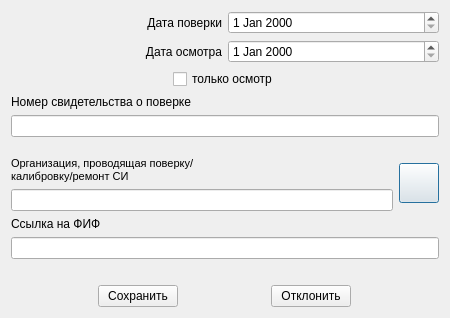
<?xml version="1.0" encoding="UTF-8"?>
<ui version="4.0">
 <class>Dialog</class>
 <widget class="QDialog" name="Dialog">
  <property name="geometry">
   <rect>
    <x>0</x>
    <y>0</y>
    <width>450</width>
    <height>318</height>
   </rect>
  </property>
  <property name="windowTitle">
   <string>Dialog</string>
  </property>
  <layout class="QVBoxLayout" name="verticalLayout_2">
   <item>
    <layout class="QGridLayout" name="gridLayout">
     <item row="0" column="0">
      <widget class="QLabel" name="label">
       <property name="text">
        <string>Дата поверки</string>
       </property>
       <property name="alignment">
        <set>Qt::AlignRight|Qt::AlignTrailing|Qt::AlignVCenter</set>
       </property>
      </widget>
     </item>
     <item row="0" column="1">
      <widget class="QDateEdit" name="dateEdit"/>
     </item>
     <item row="1" column="0">
      <widget class="QLabel" name="label_3">
       <property name="text">
        <string>Дата осмотра</string>
       </property>
       <property name="alignment">
        <set>Qt::AlignRight|Qt::AlignTrailing|Qt::AlignVCenter</set>
       </property>
      </widget>
     </item>
     <item row="1" column="1">
      <widget class="QDateEdit" name="dateEdit_2"/>
     </item>
    </layout>
   </item>
   <item>
    <layout class="QHBoxLayout" name="horizontalLayout">
     <property name="leftMargin">
      <number>0</number>
     </property>
     <property name="rightMargin">
      <number>0</number>
     </property>
     <item>
      <spacer name="horizontalSpacer">
       <property name="orientation">
        <enum>Qt::Horizontal</enum>
       </property>
       <property name="sizeHint" stdset="0">
        <size>
         <width>40</width>
         <height>20</height>
        </size>
       </property>
      </spacer>
     </item>
     <item>
      <widget class="QCheckBox" name="checkBox">
       <property name="text">
        <string>только осмотр</string>
       </property>
      </widget>
     </item>
     <item>
      <spacer name="horizontalSpacer_2">
       <property name="orientation">
        <enum>Qt::Horizontal</enum>
       </property>
       <property name="sizeHint" stdset="0">
        <size>
         <width>40</width>
         <height>20</height>
        </size>
       </property>
      </spacer>
     </item>
    </layout>
   </item>
   <item>
    <layout class="QVBoxLayout" name="verticalLayout">
     <item>
      <widget class="QLabel" name="label_2">
       <property name="text">
        <string>Номер свидетельства о поверке</string>
       </property>
      </widget>
     </item>
     <item>
      <widget class="QLineEdit" name="lineEdit">
       <property name="maxLength">
        <number>30</number>
       </property>
      </widget>
     </item>
    </layout>
   </item>
   <item>
    <layout class="QGridLayout" name="gridLayout_2">
     <item row="0" column="0">
      <widget class="QLabel" name="label_4">
       <property name="maximumSize">
        <size>
         <width>16777215</width>
         <height>16777215</height>
        </size>
       </property>
       <property name="text">
        <string>&lt;!DOCTYPE HTML PUBLIC &quot;-//W3C//DTD HTML 4.0//EN&quot; &quot;http://www.w3.org/TR/REC-html40/strict.dtd&quot;&gt;
&lt;html&gt;&lt;head&gt;&lt;meta name=&quot;qrichtext&quot; content=&quot;1&quot; /&gt;&lt;style type=&quot;text/css&quot;&gt;
p, li { white-space: pre-wrap; }
&lt;/style&gt;&lt;/head&gt;&lt;body style=&quot; font-family:'MS Shell Dlg 2'; font-size:8.25pt; font-weight:400; font-style:normal;&quot;&gt;
&lt;p style=&quot; margin-top:0px; margin-bottom:0px; margin-left:0px; margin-right:0px; -qt-block-indent:0; text-indent:0px;&quot;&gt;&lt;span style=&quot; font-size:8pt;&quot;&gt;Организация, проводящая поверку/&lt;/span&gt;&lt;/p&gt;
&lt;p style=&quot; margin-top:0px; margin-bottom:0px; margin-left:0px; margin-right:0px; -qt-block-indent:0; text-indent:0px;&quot;&gt;&lt;span style=&quot; font-size:8pt;&quot;&gt;калибровку/ремонт СИ&lt;/span&gt;&lt;/p&gt;&lt;/body&gt;&lt;/html&gt;</string>
       </property>
       <property name="alignment">
        <set>Qt::AlignBottom|Qt::AlignLeading|Qt::AlignLeft</set>
       </property>
      </widget>
     </item>
     <item row="1" column="0">
      <widget class="QLineEdit" name="lineEdit_2">
       <property name="readOnly">
        <bool>true</bool>
       </property>
      </widget>
     </item>
     <item row="0" column="1">
      <widget class="QPushButton" name="pushButton_3">
       <property name="minimumSize">
        <size>
         <width>40</width>
         <height>40</height>
        </size>
       </property>
       <property name="maximumSize">
        <size>
         <width>0</width>
         <height>0</height>
        </size>
       </property>
       <property name="font">
        <font>
         <pointsize>12</pointsize>
        </font>
       </property>
       <property name="text">
        <string/>
       </property>
       <property name="icon">
        <iconset>
         <normaloff>ico/book_green.png</normaloff>
         <selectedon>:/ico/ico/book_green.png</selectedon>ico/book_green.png</iconset>
       </property>
       <property name="iconSize">
        <size>
         <width>32</width>
         <height>32</height>
        </size>
       </property>
      </widget>
     </item>
    </layout>
   </item>
   <item>
    <layout class="QVBoxLayout" name="verticalLayout_3">
     <item>
      <widget class="QLabel" name="label_5">
       <property name="text">
        <string>Ссылка на ФИФ</string>
       </property>
      </widget>
     </item>
     <item>
      <widget class="QLineEdit" name="lineEdit_3">
       <property name="maxLength">
        <number>100</number>
       </property>
      </widget>
     </item>
    </layout>
   </item>
   <item>
    <spacer name="verticalSpacer">
     <property name="orientation">
      <enum>Qt::Vertical</enum>
     </property>
     <property name="sizeHint" stdset="0">
      <size>
       <width>20</width>
       <height>40</height>
      </size>
     </property>
    </spacer>
   </item>
   <item>
    <layout class="QHBoxLayout" name="horizontalLayout_3">
     <item>
      <widget class="QPushButton" name="pushButton">
       <property name="sizePolicy">
        <sizepolicy hsizetype="Fixed" vsizetype="Fixed">
         <horstretch>0</horstretch>
         <verstretch>0</verstretch>
        </sizepolicy>
       </property>
       <property name="text">
        <string>Сохранить</string>
       </property>
      </widget>
     </item>
     <item>
      <widget class="QPushButton" name="pushButton_2">
       <property name="sizePolicy">
        <sizepolicy hsizetype="Fixed" vsizetype="Fixed">
         <horstretch>0</horstretch>
         <verstretch>0</verstretch>
        </sizepolicy>
       </property>
       <property name="text">
        <string>Отклонить</string>
       </property>
      </widget>
     </item>
    </layout>
   </item>
  </layout>
 </widget>
 <resources/>
 <connections>
  <connection>
   <sender>pushButton_2</sender>
   <signal>clicked()</signal>
   <receiver>Dialog</receiver>
   <slot>close()</slot>
   <hints>
    <hint type="sourcelabel">
     <x>184</x>
     <y>117</y>
    </hint>
    <hint type="destinationlabel">
     <x>130</x>
     <y>69</y>
    </hint>
   </hints>
  </connection>
 </connections>
</ui>
